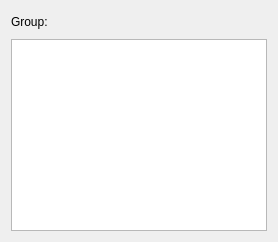
       <widget class="QWidget" name="page_5">
        <layout class="QVBoxLayout" name="verticalLayout_10">
         <item>
          <layout class="QHBoxLayout" name="horizontalLayout">
           <item>
            <widget class="QLabel" name="label_13">
             <property name="sizePolicy">
              <sizepolicy hsizetype="Fixed" vsizetype="Preferred">
               <horstretch>0</horstretch>
               <verstretch>0</verstretch>
              </sizepolicy>
             </property>
             <property name="text">
              <string>Group:</string>
             </property>
            </widget>
           </item>
           <item>
            <widget class="QLabel" name="groupTitleLabel">
             <property name="palette">
              <palette>
               <active>
                <colorrole role="WindowText">
                 <brush brushstyle="SolidPattern">
                  <color alpha="255">
                   <red>0</red>
                   <green>0</green>
                   <blue>127</blue>
                  </color>
                 </brush>
                </colorrole>
               </active>
               <inactive>
                <colorrole role="WindowText">
                 <brush brushstyle="SolidPattern">
                  <color alpha="255">
                   <red>0</red>
                   <green>0</green>
                   <blue>127</blue>
                  </color>
                 </brush>
                </colorrole>
               </inactive>
               <disabled>
                <colorrole role="WindowText">
                 <brush brushstyle="SolidPattern">
                  <color alpha="255">
                   <red>146</red>
                   <green>145</green>
                   <blue>144</blue>
                  </color>
                 </brush>
                </colorrole>
               </disabled>
              </palette>
             </property>
             <property name="font">
              <font>
               <pointsize>14</pointsize>
               <weight>75</weight>
               <bold>true</bold>
              </font>
             </property>
             <property name="text">
              <string/>
             </property>
            </widget>
           </item>
          </layout>
         </item>
         <item>
          <widget class="TableViewEx" name="booksByGroupView">
           <attribute name="horizontalHeaderVisible">
            <bool>true</bool>
           </attribute>
           <attribute name="horizontalHeaderDefaultSectionSize">
            <number>200</number>
           </attribute>
           <attribute name="verticalHeaderVisible">
            <bool>false</bool>
           </attribute>
          </widget>
         </item>
        </layout>
       </widget>
